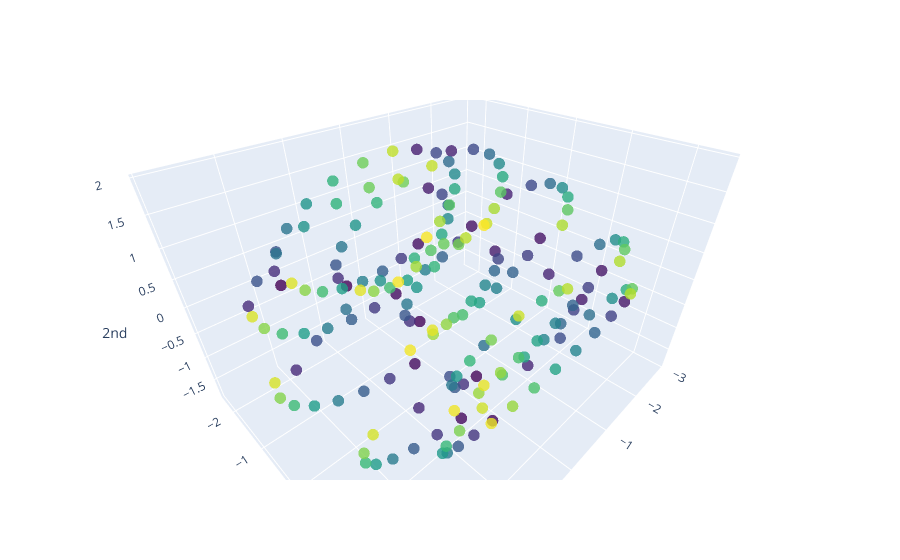

Notebook cell for this chart:
### Markdown cell above
As before we can use PCA to project down to 3-dimensions for visualisation:

### Code cell
pca = PCA(n_components=3)
y_nonperiodic_embedded_pca = pca.fit_transform(y_nonperiodic_embedded)

plot_point_cloud(y_nonperiodic_embedded_pca)

### Figure 1 — Plotly figure (JSON) as saved in the notebook; plotly's stock layout.template omitted (floating-point values rounded to 4 significant figures; data arrays with more than 128 entries replaced by an {"elided": "..."} marker saying what was removed)
{"data": [{"marker": {"color": {"elided": "186 int values"}, "colorscale": [[0, "#440154"], [0.1111, "#482878"], [0.2222, "#3e4989"], [0.3333, "#31688e"], [0.4444, "#26828e"], [0.5556, "#1f9e89"], [0.6667, "#35b779"], [0.7778, "#6ece58"], [0.8889, "#b5de2b"], [1, "#fde725"]], "opacity": 0.8, "size": 4}, "mode": "markers", "type": "scatter3d", "x": {"elided": "186 float values"}, "y": {"elided": "186 float values"}, "z": {"elided": "186 float values"}}], "layout": {"autosize": true, "scene": {"aspectmode": "auto", "aspectratio": {"x": 1.228, "y": 1.015, "z": 0.8026}, "camera": {"center": {"x": 0, "y": 0, "z": 0}, "eye": {"x": 0.8215, "y": 0.8215, "z": 0.8215}, "projection": {"type": "perspective"}, "up": {"x": 0, "y": 0, "z": 1}}, "xaxis": {"exponentformat": "e", "showexponent": "all", "title": {"text": "0th"}, "type": "linear"}, "yaxis": {"exponentformat": "e", "showexponent": "all", "title": {"text": "1st"}, "type": "linear"}, "zaxis": {"exponentformat": "e", "showexponent": "all", "title": {"text": "2nd"}, "type": "linear"}}}}
